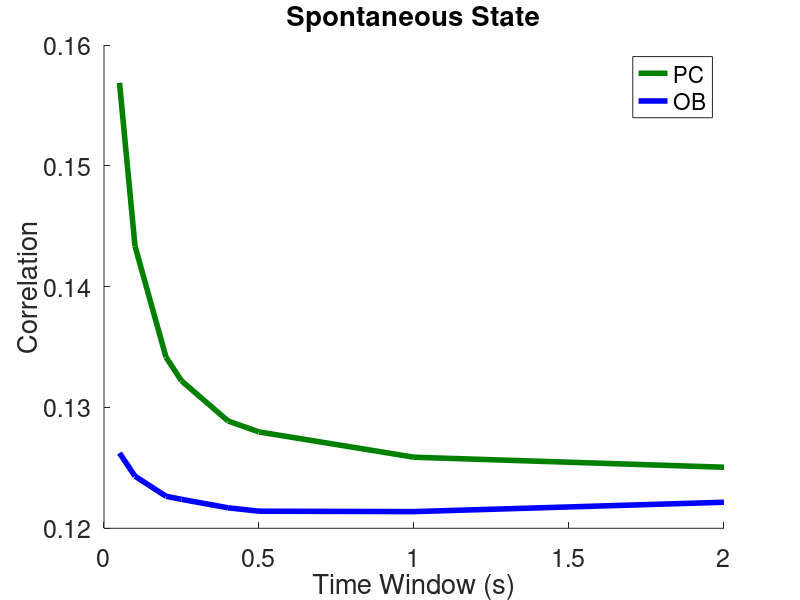
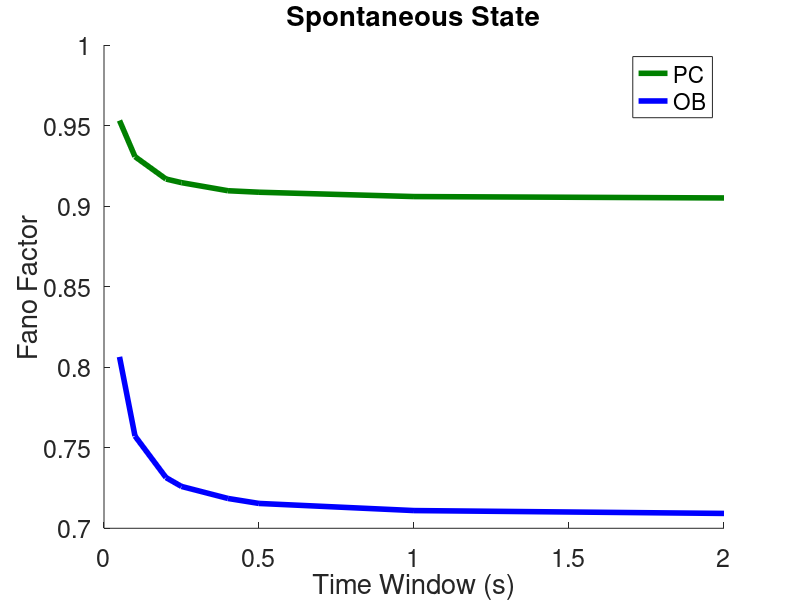
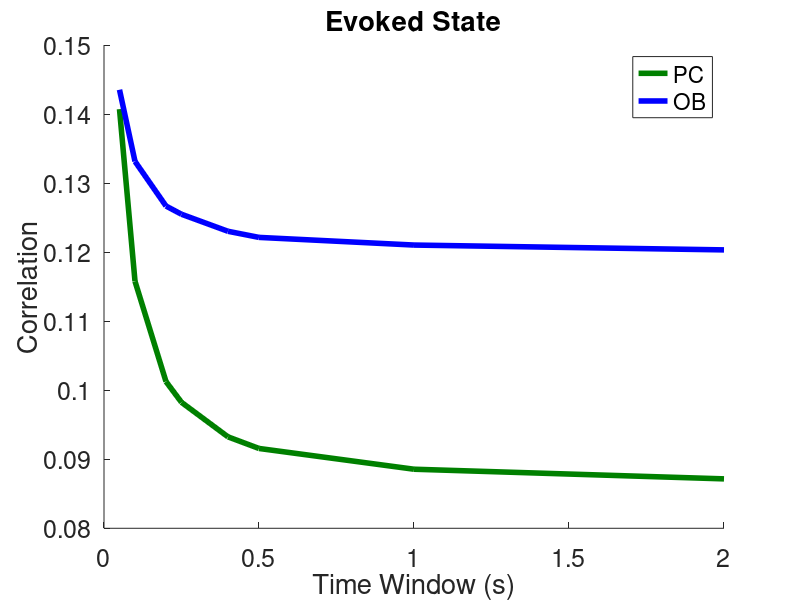
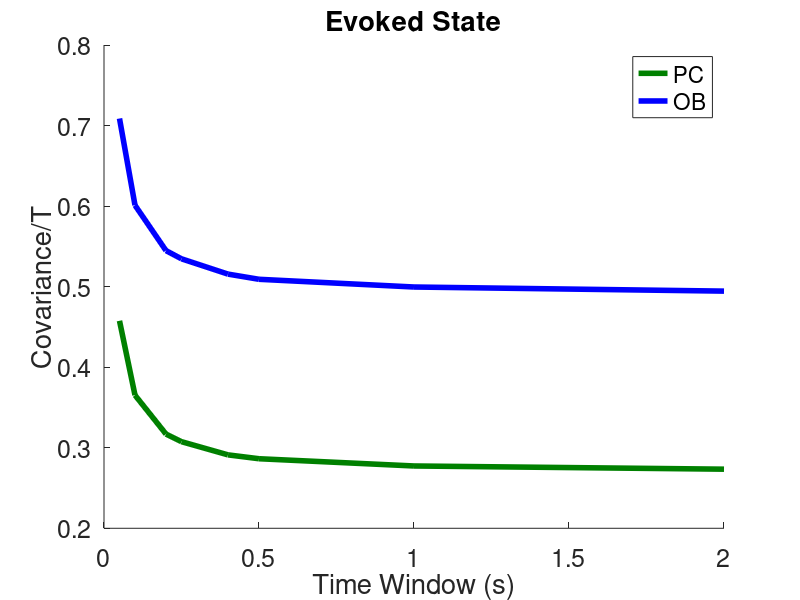

These charts were generated, in order, by the following MATLAB code:
%Comparing Spon&Evoked data sets

load netParms %!!! assuming same Parms_data (and thus id1_, id2_, etc !!!

% -- alter id[1/2]_ob to capture less I's --, arrays dont capture all granule cells
%used to alter which OB cells select (more granule sim but array records less)
%pct_[]  is % of TOTAL, so if 50%, then use all M/T and same number of granule
pct_granOB=0.5; %pct_granOB must be [0.02,0.80]
pct_mtOB=1-pct_granOB;
%indices of OB granule cells in correl(OB) calc
obGran_ind=sort(randperm(round(.8*Nob),round(pct_granOB/pct_mtOB*.2*Nob)))';
%indices of all OB (gran or M/T) in correl(OB) calc; use all M/T
ob_svInd=[(1:.2*Nob)'; obGran_ind+(.2*Nob)]; %first .2*Nob are excit, last .8*Nob are inhib granule
id1OBtrim=[]; 
id2OBtrim=[];
cnt=1;
for j=1:szRob
    if( sum((id1_ob(j)+1-ob_svInd)==0)>0 &&  sum((id2_ob(j)+1-ob_svInd)==0)>0) %need BOTH id1/id2 to have ob_svInd
        id1OBtrim=[id1OBtrim; id1_ob(j)+1]; %tack on
        id2OBtrim=[id2OBtrim; id2_ob(j)+1];
        cnt=cnt+1; %update count
    end
end


np_indx=(1:Npc)';
no_indx=(1:Nob)';

% Loading sims in Spontaneous state (black)
load d_spnHet
%change var names to compare
nuPC1=nuPC;
nuOB1=nuOB;
mn_PC1=mn_PC;
var_PC1=var_PC;
mn_OB1=mn_OB;
var_OB1=var_OB;
icov_pp1=icov_pp;
icov_oo1=icov_oo;

% Loading sims in Evoked state (red)
load d_evkHet
%change var names to compare
nuPC2=nuPC;
nuOB2=nuOB;
mn_PC2=mn_PC;
var_PC2=var_PC;
mn_OB2=mn_OB;
var_OB2=var_OB;
icov_pp2=icov_pp;
icov_oo2=icov_oo;

%Fano Factor of spike counts as a function of window size
FF_p1=var_PC1./mn_PC1;
FF_p1(isnan(FF_p1))=0; %pad 0 mn_E with 0's
FF_p2=var_PC2./mn_PC2;
FF_p2(isnan(FF_p2))=0; %pad 0 mn_E with 0's
FF_o1=var_OB1./mn_OB1;
FF_o1(isnan(FF_o1))=0; %pad 0 mn_I with 0's
FF_o2=var_OB2./mn_OB2;
FF_o2(isnan(FF_o2))=0; %pad 0 mn_I with 0's

%-- correlation/cov ----
rhoPP1=icov_pp1./(sqrt(var_PC1(id1_pc+1,:).*var_PC1(id2_pc+1,:)));
rhoPP1(isnan(rhoPP1))=0; %pad 0 var with 0's
rhoPP2=icov_pp2./(sqrt(var_PC2(id1_pc+1,:).*var_PC2(id2_pc+1,:)));
rhoPP2(isnan(rhoPP2))=0; %pad 0 var with 0's
%rhoOO1=icov_oo1./sqrt(var_OB1(id1OBtrim,:).*var_OB1(id2OBtrim,:));
rhoOO1=icov_oo1./sqrt(var_OB1(id1_ob+1,:).*var_OB1(id2_ob+1,:));
rhoOO1(isnan(rhoOO1))=0; %pad 0 var with 0's
%rhoOO2=icov_oo2./sqrt(var_OB2(id1OBtrim,:).*var_OB2(id2OBtrim,:));
rhoOO2=icov_oo2./sqrt(var_OB2(id1_ob+1,:).*var_OB2(id2_ob+1,:));
rhoOO2(isnan(rhoOO2))=0; %pad 0 var with 0's

%----Spontaneous Constraints ----

spon_PC_rt_less_OB=mean(nuPC1)<mean(nuOB1)

figure
hold on
plot(T_win./1000,mean(rhoPP1),'color',[0 .5 0],'LineWidth',4)
plot(T_win./1000,mean(rhoOO1),'b','LineWidth',4)
set(gca,'FontSize',18)
xlabel('Time Window (s)')
ylabel('Correlation')
title('Spontaneous State')
legend('PC','OB')

figure
hold on
plot(T_win./1000,mean(FF_p1),'color',[0 .5 0],'LineWidth',4)
plot(T_win./1000,mean(FF_o1),'b','LineWidth',4)
set(gca,'FontSize',18)
xlabel('Time Window (s)')
ylabel('Fano Factor')
title('Spontaneous State')
legend('PC','OB')

%----Evoked Constraints ----

evk_PC_rt_less_OB=mean(nuPC2)<mean(nuOB2)

figure
hold on
plot(T_win./1000,mean(rhoPP2),'color',[0 .5 0],'LineWidth',4)
plot(T_win./1000,mean(rhoOO2),'b','LineWidth',4)
set(gca,'FontSize',18)
xlabel('Time Window (s)')
ylabel('Correlation')
title('Evoked State')
legend('PC','OB')

figure
hold on
plot(T_win./1000,mean(icov_pp2)./(T_win'./1000),'color',[0 .5 0],'LineWidth',4)
plot(T_win./1000,mean(icov_oo2)./(T_win'./1000),'b','LineWidth',4)
set(gca,'FontSize',18)
xlabel('Time Window (s)')
ylabel('Covariance/T')
title('Evoked State')
legend('PC','OB')

figure
hold on
plot(T_win./1000,mean(var_PC2)./(T_win'./1000),'color',[0 0.5 0],'LineWidth',4)
plot(T_win./1000,mean(var_OB2)./(T_win'./1000),'b','LineWidth',4)
set(gca,'FontSize',18)
xlabel('Time Window (s)')
ylabel('Variance/T')
title('Evoked State')
legend('PC','OB')

%----Spont+Evk Constraints ----

OB_spLessEv=mean(nuOB1)<mean(nuOB2)


PC_spLessEv=mean(nuPC1)<mean(nuPC2)

figure
hold on
plot(T_win./1000,mean(var_OB1)./(T_win'./1000),'k','LineWidth',4)
plot(T_win./1000,mean(var_OB2)./(T_win'./1000),'r','LineWidth',4)
set(gca,'FontSize',18)
xlabel('Time Window (s)')
ylabel('Variance/T')
title('Olfactory Bulb')
legend('Spontaneous','Evoked')

figure
hold on
plot(T_win./1000,mean(FF_p1),'k','LineWidth',4)
plot(T_win./1000,mean(FF_p2),'r','LineWidth',4)
set(gca,'FontSize',18)
xlabel('Time Window (s)')
ylabel('Fano Factor')
title('Piriform Cortex')
legend('Spontaneous','Evoked')


figure
hold on
plot(T_win./1000,mean(rhoPP1),'k','LineWidth',4)
plot(T_win./1000,mean(rhoPP2),'r','LineWidth',4)
set(gca,'FontSize',18)
xlabel('Time Window (s)')
ylabel('Correlation')
title('Piriform Cortex')
legend('Spontaneous','Evoked')

mean(nuOB1)
std(nuOB1)
mean(nuPC1)
std(nuPC1)
mean(nuOB2)
std(nuOB2)
mean(nuPC2)
std(nuPC2)